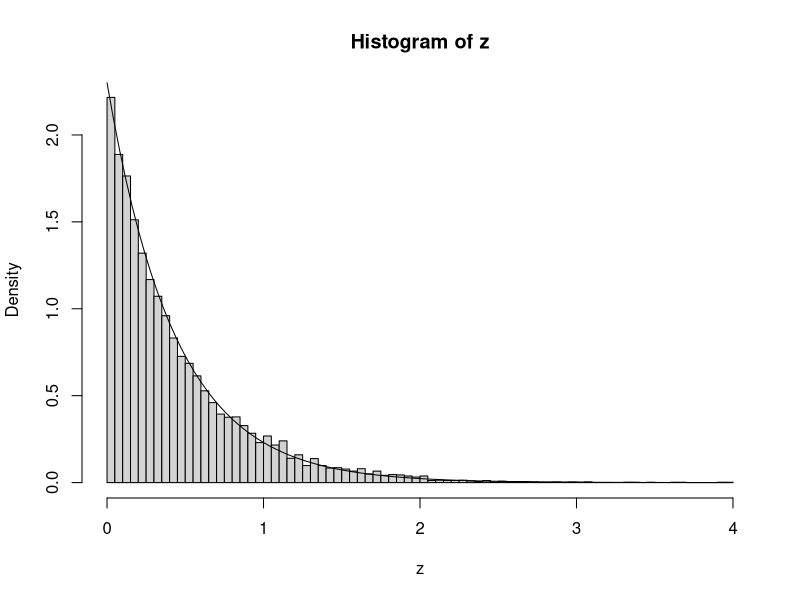
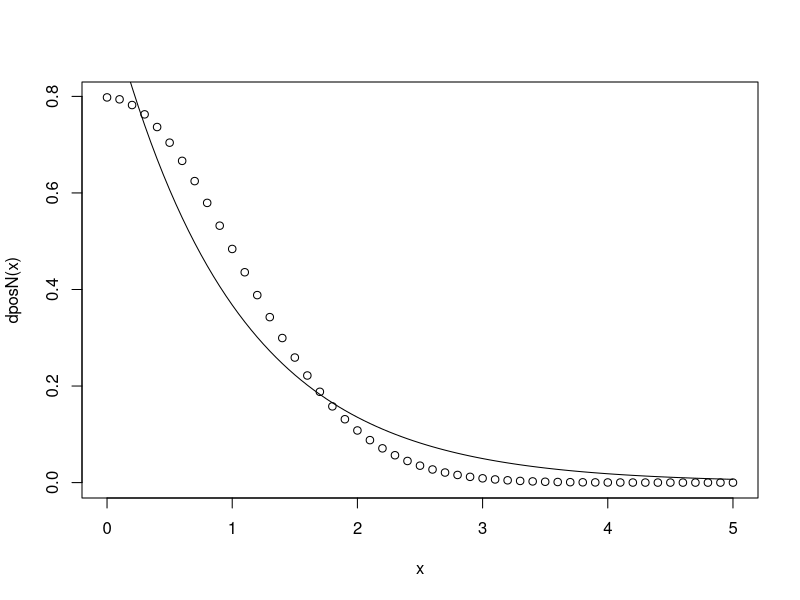
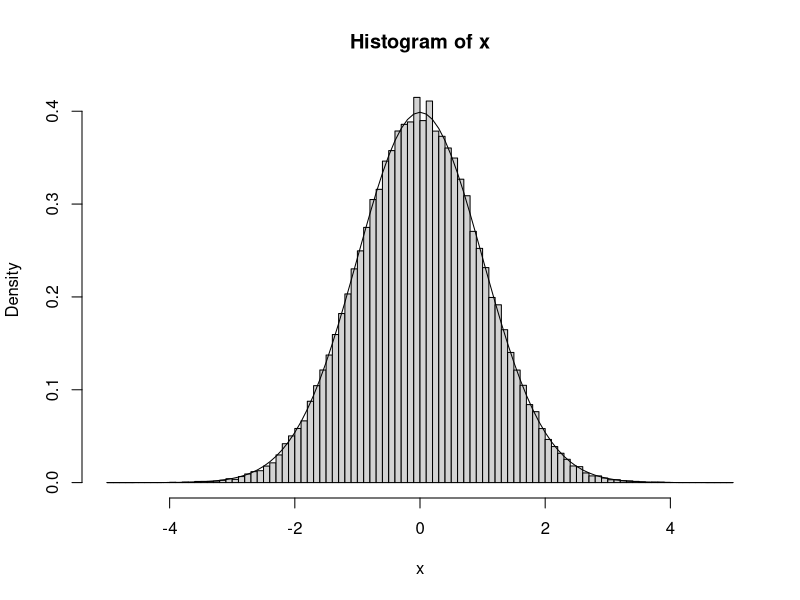

Generate these figures, in order, with R:
## ---- chunk 1
probpois <- function(x){
  n = x[1]
  lambda = x[2]
  p = exp(-lambda) * (lambda^n) / factorial(n)
  p
}

cumpois<- function(x){
  n = x[1]
  lambda = x[2]
  sum=0
  for(i in 0:n){
    sum <- probpois( c(i, lambda)) + sum
  }
  sum
}

poisrv<- function(lambda){
u = runif(1)
m = -1
if( u < cumpois(c(0, lambda))){m <- 0}
i=1
while(m==-1){
  if(u < cumpois(c(i,lambda))){m <-i}
  i <- i+1
}
m
}

z= replicate(10000, poisrv(2.56))
mean(z)
var(z)
sum(z==3)/10000
dpois(3, 2.56)
## ---- chunk 2
lambda = 2.3
inverseT <- function(y){
  inv =-log(1-y) / lambda
  inv
}
x = runif(10000)
z = inverseT(x)
1/mean(z)
hist(z, prob=TRUE, breaks=100)
curve(dexp(x,2.3), add=TRUE)
## ---- chunk 3
pointtrack <- function(N){
  n=0
  k=1
  while(k<N+1){
  x = 2*runif(1) -1
  y = 2*runif(1) -1
if (x^2 + y^2 <1) { n<-n+1}
  k<-k+1
  }
  n/N
}
pointtrack(100000)*4
## ---- chunk 4
dposN <- function(x){
  d = 2/ sqrt(2 * pi) * exp( -x^2/2)
  d
}
x=seq(0, 5, by=0.1)
plot(x, dposN(x))
curve(dexp(x), add=TRUE)
## ---- chunk 5
ar <- function(){
x = -5
while(x==-5){
u = runif(1)
y = rexp(1)
w = dposN(y)/(2*dexp(y))
if( u < w){x <- y}
}
x  
}
arfix<- function(){
  x=(2*rbinom(1,1,0.5)-1)*ar()
  x
}
x=replicate(100000, arfix())
z = seq(-5,5,0.1)
hist(x, prob=TRUE, z)
curve(dnorm, add=TRUE)
